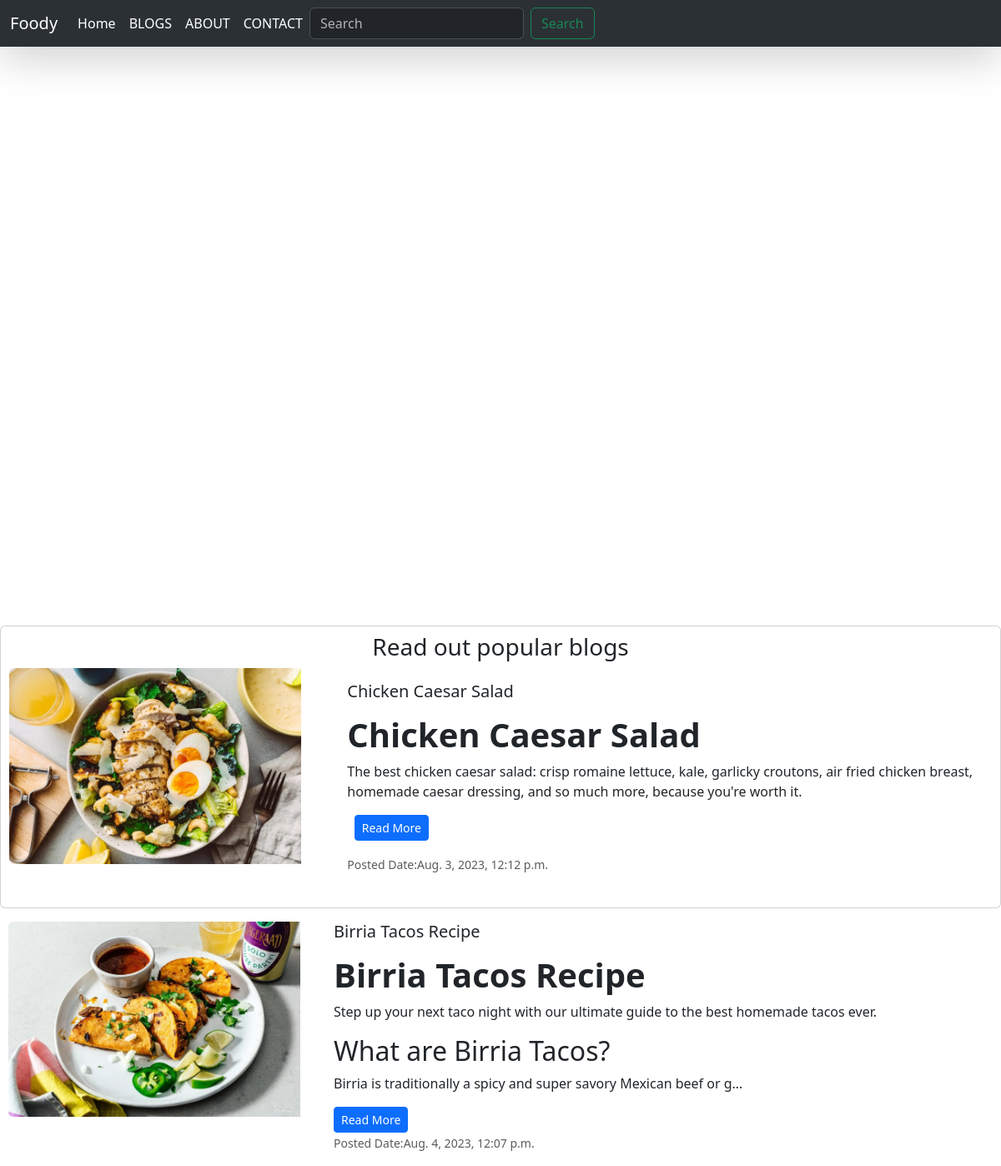
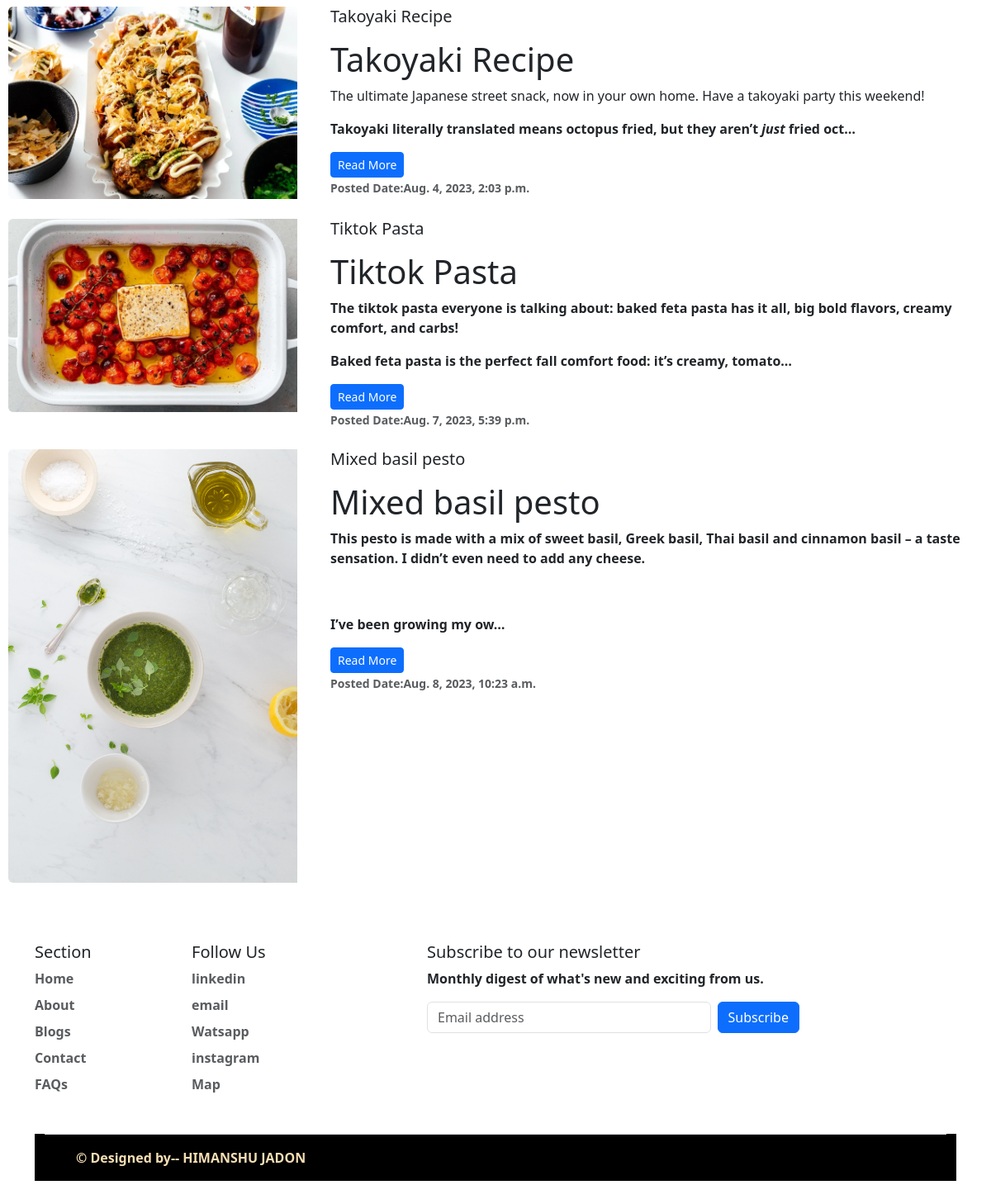
The page / on the database its author committed (2 pictures, top to bottom).
### myapp2/models.py (models this page shows, shortened)
class Popular_blogs(models.Model):
    title=models.CharField(max_length=50)
    author=models.CharField(max_length=50)
    date=models.DateField(auto_now_add=True)
    content=RichTextField()
    image = models.ImageField(upload_to = "myapp2/images",default="")
    created_at=models.DateTimeField(auto_now_add=True)

### myapp2/views.py (the view)
# urls.py: 2. Add a URL to urlpatterns:  path('', views.home, name='home')
def home(request):
    popularBlogs = Popular_blogs.objects.all()
    context = {'popularBLOGS':popularBlogs,'name':'Mr.Himanshu',
    }
    return render(request,"home.html",context)

### templates/home.html (shortened to what this page needs)
{% load static %}
<!DOCTYPE html>
<html lang="en">
<head>
  <link href="https://cdn.jsdelivr.net/npm/bootstrap@5.3.1/dist/css/bootstrap.min.css" rel="stylesheet"
>
</head>
<body>
  <nav class="navbar navbar-expand-lg bg-body-tertiary fixed-top shadow-lg " data-bs-theme="dark">
    <div class="container-fluid">
      <a class="navbar-brand" href="/">Foody</a>
      <div class="collapse navbar-collapse" id="navbarNav">
        <ul class="navbar-nav">
          <li class="nav-item">
            <a class="nav-link active" aria-current="page" href="/">Home</a>
          </li>
          <li class="nav-item">
            <a class="nav-link active" href="{% url 'blogs' %}">BLOGS</a>
          </li>
          <li class="nav-item">
            <a class="nav-link active" href="{% url 'about' %}">ABOUT</a>
          </li>
          <li class="nav-item">
            <a class="nav-link active" href="{% url 'contact' %}">CONTACT</a>
          </li>
        </ul>
        <form class="d-flex" role="search">
          <input class="form-control me-2" type="search" placeholder="Search" aria-label="Search">
          <button class="btn btn-outline-success" type="submit">Search</button>
        </form>
      </div>
    </div>
  </nav>
  {% block body %}
  <div id="carouselExampleIndicators" class="carousel slide">
    <div class="carousel-indicators">
      <button type="button" data-bs-target="#carouselExampleIndicators" data-bs-slide-to="0" class="active"
        aria-current="true" aria-label="Slide 1"></button>
      <button type="button" data-bs-target="#carouselExampleIndicators" data-bs-slide-to="1"
        aria-label="Slide 2"></button>
      <button type="button" data-bs-target="#carouselExampleIndicators" data-bs-slide-to="2"
        aria-label="Slide 3"></button>
    </div>
    <div class="carousel-inner">
      <div class="carousel-item active">
        <img
          src="https://images.pexels.com/photos/376464/pexels-photo-376464.jpeg?auto=compress&cs=tinysrgb&w=1260&h=750&dpr=1"
          height="750px" class="d-block w-100" alt="...">
      </div>
    </div>
    <button class="carousel-control-prev" type="button" data-bs-target="#carouselExampleIndicators"
      data-bs-slide="prev">
      <span class="carousel-control-prev-icon" aria-hidden="true"></span>
    </button>
    <button class="carousel-control-next" type="button" data-bs-target="#carouselExampleIndicators"
      data-bs-slide="next">
      <span class="carousel-control-next-icon" aria-hidden="true"></span>
    </button>
  </div>
  <div class="card mb-3">
    <h3 class="text-center my-2">Read out popular blogs</h3>
    {% for obj in popularBLOGS %}
    <div class="row g-0">
      <div class="col-md-4" style="padding-left: 10px;">
        <img src="/media/{{obj.image}}" width="350px" class="rounded-start" alt="...">
      </div>
      <div class="col-md-8">
        <div class="card-body">
          <h5 class="card-title">{{obj.title}}</h5>
          <p class="card-text">{{obj.content|safe|truncatechars:250}}</p>
          <a href="{% url 'viewBlog' obj.pk %}" class="btn btn-primary btn-sm">Read More</a>
          <p class="card-text"><small class="text-body-secondary">Posted Date:{{obj.created_at}}</small></p>
        </div>
      </div>
    </div>
    <br>
  </div>
  {% endfor %}
  {% endblock %}
  <section>
    <div class="container">
      <footer class="py-5">
        <div class="row">
          <div class="col-6 col-md-2 mb-3">
            <h5>Section</h5>
            <ul class="nav flex-column">
              <li class="nav-item mb-2"><a href="/" class="nav-link p-0 text-body-secondary">Home</a></li>
              <li class="nav-item mb-2"><a href="{% url 'about' %}" class="nav-link p-0 text-body-secondary">About</a>
              </li>
              <li class="nav-item mb-2"><a href="{% url 'blogs' %}" class="nav-link p-0 text-body-secondary">Blogs</a>
              </li>
              <li class="nav-item mb-2"><a href="{% url 'contact' %}"
                  class="nav-link p-0 text-body-secondary">Contact</a></li>
              <li class="nav-item mb-2"><a href="#" class="nav-link p-0 text-body-secondary">FAQs</a></li>
            </ul>
          </div>
          <div class="col-6 col-md-2 mb-3">
            <h5>Follow Us</h5>
            <ul class="nav flex-column">
              <li class="nav-item mb-2"><a href="https://www.linkedin.com/in/himanshu-jadon-130960226/"
                  class="nav-link p-0 text-body-secondary">linkedin</a></li>
              <li class="nav-item mb-2"><a href="mailto:krishnathakurpinku@gmail.com"
                  class="nav-link p-0 text-body-secondary">email</a></li>
              <li class="nav-item mb-2"><a href="https://wa.me/919720806043"
                  class="nav-link p-0 text-body-secondary">Watsapp</a></li>
              <li class="nav-item mb-2"><a
                  href="https://www.instagram.com/invites/contact/?i=cva3z88h6yc7&utm_content=ma1831c"
                  class="nav-link p-0 text-body-secondary">instagram</a></li>
              <li class="nav-item mb-2"><a href="https://goo.gl/maps/Kz8rCV55teJT7T9w5"
                  class="nav-link p-0 text-body-secondary">Map</a></li>
            </ul>
          </div>
          <div class="col-md-5 offset-md-1 mb-3">
            <form>
              <h5>Subscribe to our newsletter</h5>
              <p>Monthly digest of what's new and exciting from us.</p>
              <div class="d-flex flex-column flex-sm-row w-100 gap-2">
                <input id="newsletter1" type="text" class="form-control" placeholder="Email address">
                <button class="btn btn-primary" type="button">Subscribe</button>
              </div>
            </form>
          </div>
        </div>
        <div class="container" ; style="color: wheat; background-color: black;">
          <footer class="d-flex flex-wrap justify-content-between align-items-center py-3 my-4 border-top">
            <div class="col-md-4 d-flex align-items-center">
              <a href="/" class="mb-3 me-2 mb-md-0 text-body-secondary text-decoration-none lh-1">
                <svg class="bi" width="30" height="24">
                  <use xlink:href="#bootstrap"></use>
                </svg>
              </a>
              <span class="mb-3 mb-md-0 text-body-secondary;">© Designed by-- HIMANSHU JADON </span>
            </div>
          </footer>
        </div>
  </section>
</body>
</html>

### rows shown on the page
Popular_blogs: image (picture), title "Chicken Caesar Salad", content "Chicken Caesar Salad The best chicken caesar salad: crisp romaine lettuce, kale, garlicky croutons, air fried chicken breast, homemade caesar dressing, and so much more, because you're worth it.", created_at "Aug. 3, 2023, 12:12 p.m."
Popular_blogs: image (picture), title "Birria Tacos Recipe", content "Birria Tacos Recipe Step up your next taco night with our ultimate guide to the best homemade tacos ever. What are Birria Tacos? Birria is traditionally a spicy and super savory Mexican beef or g…", created_at "Aug. 4, 2023, 12:07 p.m."
Popular_blogs: image (picture), title "Takoyaki Recipe", content "Takoyaki Recipe The ultimate Japanese street snack, now in your own home. Have a takoyaki party this weekend! Takoyaki literally translated means octopus fried, but they aren’t just fried oct…", created_at "Aug. 4, 2023, 2:03 p.m."
Popular_blogs: image (picture), title "Tiktok Pasta", content "Tiktok Pasta The tiktok pasta everyone is talking about: baked feta pasta has it all, big bold flavors, creamy comfort, and carbs! Baked feta pasta is the perfect fall comfort food: it’s creamy, tomato…", created_at "Aug. 7, 2023, 5:39 p.m."
Popular_blogs: image (picture), title "Mixed basil pesto", content "Mixed basil pesto This pesto is made with a mix of sweet basil, Greek basil, Thai basil and cinnamon basil – a taste sensation. I didn’t even need to add any cheese. I’ve been growing my ow…", created_at "Aug. 8, 2023, 10:23 a.m."
